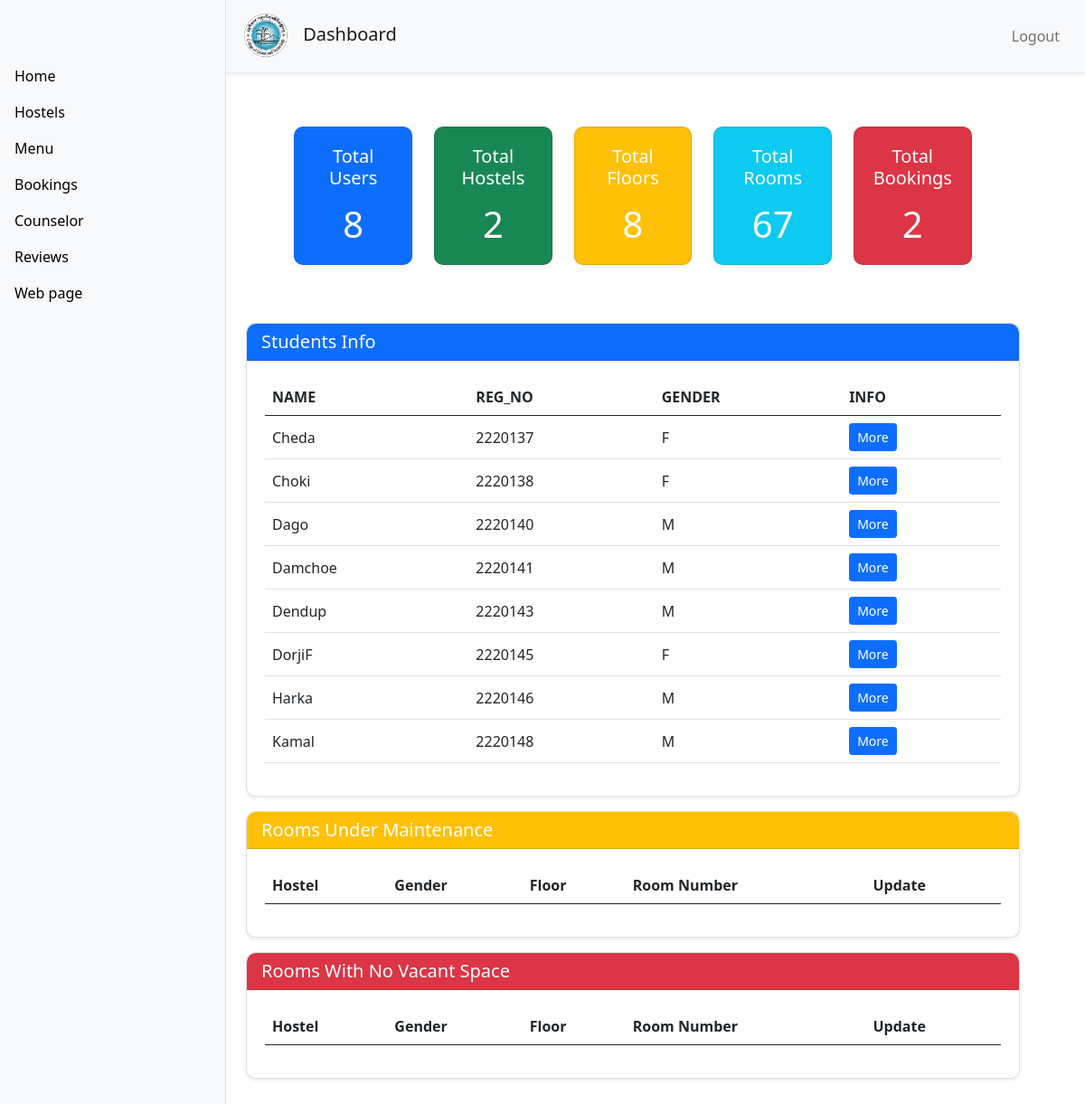
The app's page /dash/ (signed in) with its own data.
### APP/models.py (models this page shows, shortened)
class Userprofile(models.Model):
    user = models.OneToOneField(User,null=True,on_delete=models.CASCADE,related_name='userprofile')
    name = models.CharField(max_length=200,null=True)
    reg_number = models.IntegerField(default=0,null=True,unique=True)
    Email_address = models.CharField(max_length=100, null=True)
    contact_no = models.IntegerField(default=0,null=True)
    gender = (
        ('M','Male'),
        ('F','Female'),
    )
    gender = models.CharField(max_length=200,null=True,choices= gender)
    Father_name = models.CharField(max_length=200,null=True)
    Father_email_address = models.CharField(max_length=200,null=True)
    Father_contact_no = models.IntegerField(default=0,null= True)
    Mother_name = models.CharField(max_length=200,null= True)
    Mother_email_address = models.CharField(max_length=200,null = True)
    Mother_contact_no = models.IntegerField(default= 0, null = True)

### APP/decorators.py (the view)
    def wrapper_func(request, *args, **kwargs):
        group = None
        if request.user.groups.exists():
            group = request.user.groups.all()[0].name
        if group == 'student':
            return redirect('userpage')
        elif group == 'admin':
            return view_func(request, *args, **kwargs)
        else:
            return HttpResponse("You are not authorized to view this page.")

### APP/templates/admin_view/dashboard.html (shortened to what this page needs)
{% extends "admin_view/base.html" %}
{% block content %}
<div class="container mt-5">
    <div class="row d-flex justify-content-center">
        <div class="col-md-2">
            <div class="card text-white bg-primary mb-3 shadow-sm">
                <div class="card-body text-center">
                    <h5 class="card-title">Total Users</h5>
                    <h1 class="card-text">{{user_count}}</h1>
                </div>
            </div>
        </div>
        <div class="col-md-2">
            <div class="card text-white bg-success mb-3 shadow-sm">
                <div class="card-body text-center">
                    <h5 class="card-title">Total Hostels</h5>
                    <h1 class="card-text">{{hostel_count}}</h1>
                </div>
            </div>
        </div>
        <div class="col-md-2">
            <div class="card text-white bg-warning mb-3 shadow-sm">
                <div class="card-body text-center">
                    <h5 class="card-title">Total Floors</h5>
                    <h1 class="card-text">{{floor_count}}</h1>
                </div>
            </div>
        </div>
        <div class="col-md-2">
            <div class="card text-white bg-info mb-3 shadow-sm">
                <div class="card-body text-center">
                    <h5 class="card-title">Total Rooms</h5>
                    <h1 class="card-text">{{room_count}}</h1>
                </div>
            </div>
        </div>
        <div class="col-md-2">
            <div class="card text-white bg-danger mb-3 shadow-sm">
                <div class="card-body text-center">
                    <h5 class="card-title">Total Bookings</h5>
                    <h1 class="card-text">{{booking_count}}</h1>
                </div>
            </div>
        </div>
    </div>
    <div class="container mt-5">
        <div class="row">
            <div class="col-md-12">
                <div class="card mb-3 shadow-sm">
                    <div class="card-header bg-primary text-white">
                        <h5 class="card-title mb-0">Students Info</h5>
                    </div>
                    <div class="card-body">
                        <table class="table table-hover">
                            <thead>
                                <tr>
                                    <th>NAME</th>
                                    <th>REG_NO</th>
                                    <th>GENDER</th>
                                    <th>INFO</th>
                                </tr>
                            </thead>
                            <tbody>
                                {% for user in user %}
                                <tr>
                                    <td>
                                        <div class="d-flex align-items-center">
                                            <div class="d-flex flex-column">
                                                <span>{{ user.name }}</span>
                                            </div>
                                        </div>
                                    </td>
                                    <td>{{ user.reg_number }}</td>
                                    <td>{{ user.gender }}</td>
                                    <td><a href="{% url 'student' user.id %}" class="btn btn-sm btn-primary">More</a></td>
                                </tr>
                                {% endfor %}
                            </tbody>
                        </table>
                    </div>
                </div>
            </div>
            <div class="col-md-12">
                <div class="card mb-3 shadow-sm">
                    <div class="card-header bg-warning text-white">
                        <h5 class="card-title mb-0">Rooms Under Maintenance</h5>
                    </div>
                    <div class="card-body">
                        <table class="table table-hover">
                            <thead>
                                <tr>
                                    <th>Hostel</th>
                                    <th>Gender</th>
                                    <th>Floor</th>
                                    <th>Room Number</th>
                                    <th>Update</th>
                                </tr>
                            </thead>
                        </table>
                    </div>
                </div>
            </div>
            <div class="col-md-12">
                <div class="card mb-3 shadow-sm">
                    <div class="card-header bg-danger text-white">
                        <h5 class="card-title mb-0">Rooms With No Vacant Space</h5>
                    </div>
                    <div class="card-body">
                        <table class="table table-hover">
                            <thead>
                                <tr>
                                    <th>Hostel</th>
                                    <th>Gender</th>
                                    <th>Floor</th>
                                    <th>Room Number</th>
                                    <th>Update</th>
                                </tr>
                            </thead>
                        </table>
                    </div>
                </div>
            </div>
        </div>
    </div>
</div>
{% endblock %}

### APP/templates/admin_view/base.html (style rules this page uses)
body { overflow-x: hidden; }

### APP/templates/admin_view/dashboard.html (style rules this page uses)
.card { border-radius: 10px; box-shadow: 0 4px 8px rgba(0, 0, 0, 0.1); }
.card .card-header { border-radius: 10px 10px 0 0; }
.card-body { padding: 20px; }
.card-title { margin-bottom: 15px; }
.table th, .table td { vertical-align: middle; }

### records on screen
Userprofile: name "Cheda", reg_number "2220137", gender "F"
Userprofile: name "Choki", reg_number "2220138", gender "F"
Userprofile: name "Dago", reg_number "2220140", gender "M"
Userprofile: name "Damchoe", reg_number "2220141", gender "M"
Userprofile: name "Dendup", reg_number "2220143", gender "M"
Userprofile: name "DorjiF", reg_number "2220145", gender "F"
Userprofile: name "Harka", reg_number "2220146", gender "M"
Userprofile: name "Kamal", reg_number "2220148", gender "M"

### other values on screen
{{ user_count }} "8"
{{ hostel_count }} "2"
{{ floor_count }} "8"
{{ room_count }} "67"
{{ booking_count }} "2"
